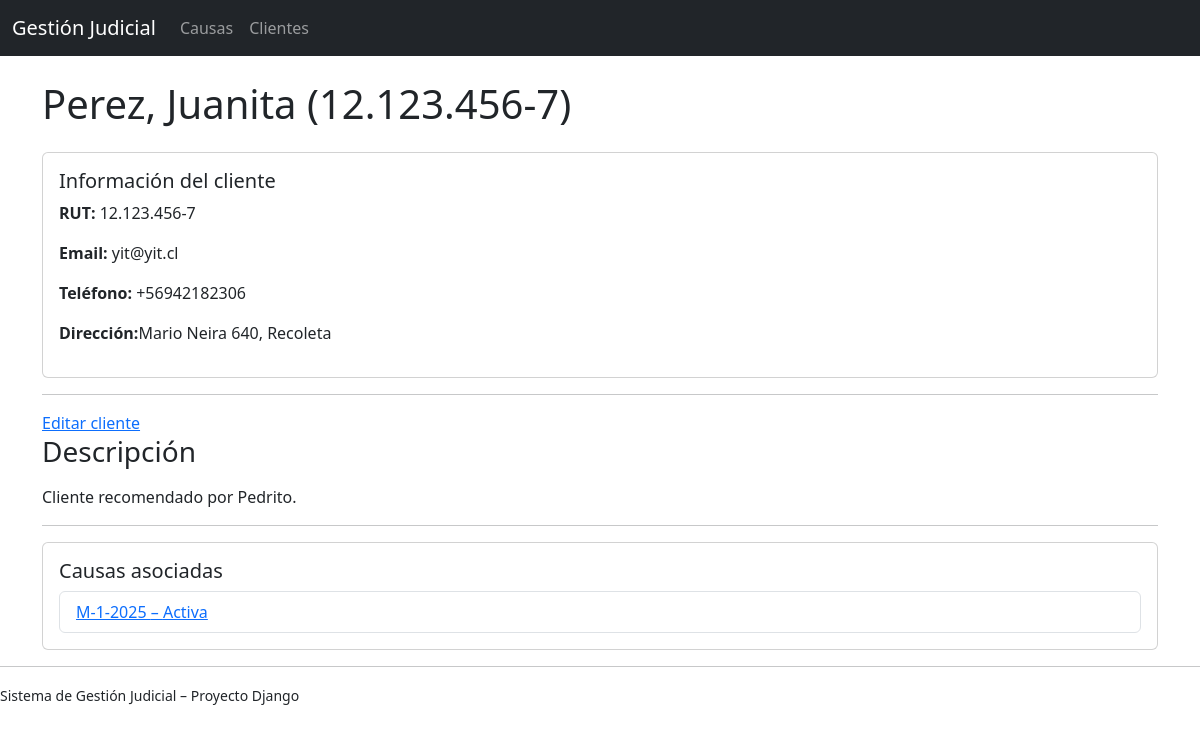
The app's page /clientes/1/, older data.
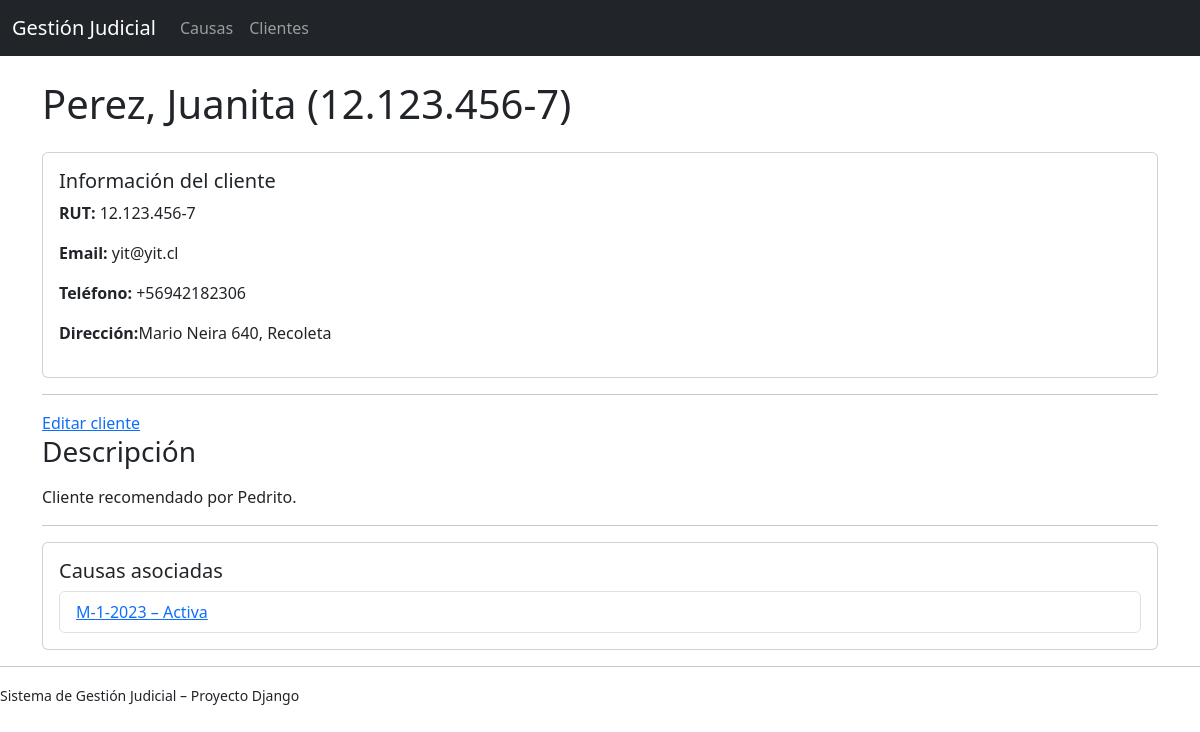
The same page, newer data.
### causas/models.py (models this page shows)
class Causa(models.Model):
    competencia = models.CharField(
        max_length=2,
        choices=Competencia.choices
    )
    corte = models.CharField(
        max_length=100,
        blank=True,
        help_text="Solo para causas que no sean de Corte Suprema"
    )
    tribunal = models.CharField(max_length=150)
    tipo_causa = models.CharField(
        max_length=5,
        help_text="Letra del rol de la causa (Ej: C, R, T, etc.)"
    )
    rol = models.PositiveIntegerField()
    anio = models.PositiveIntegerField()
    cliente = models.ForeignKey(
        Cliente,
        on_delete=models.PROTECT,
        related_name='causas'
    )
    descripcion = models.TextField(blank=True)
    estado = models.CharField(
        max_length=3,
        choices=EstadoCausa.choices,
        default=EstadoCausa.ACTIVA
    )
    fecha_creacion = models.DateTimeField(auto_now_add=True)
    fecha_actualizacion = models.DateTimeField(auto_now=True)
    class Meta:
        unique_together = ('tipo_causa', 'rol', 'anio', 'tribunal')
        ordering = ['-anio', 'tipo_causa', 'rol']
    def __str__(self):
        return f"{self.tipo_causa}-{self.rol}-{self.anio}"

### clientes/views.py (the view)
# urls.py: path('<int:pk>/', views.ClienteDetailView.as_view(), name='detalle'),
class ClienteDetailView(DetailView):
    model = Cliente
    template_name = 'clientes/cliente_detail.html'
    context_object_name = 'cliente'
    def get_context_data(self, **kwargs):
        context = super().get_context_data(**kwargs)
        context['causas'] = self.object.causas.all().order_by('-anio')
        return context

### clientes/models.py (called while the page is built)
    def __str__(self):
        return f"{self.apellidos}, {self.nombres} ({self.rut})"

### clientes/templates/clientes/cliente_detail.html (shortened to what this page needs)
{% extends 'base.html' %}
{% block content %}
<h1 class="mb-4">{{ cliente }}</h1>
<div class="card mb-3">
  <div class="card-body">
    <h5 class="card-title">Información del cliente</h5>
    <p><strong>RUT:</strong> {{ cliente.rut }}</p>
    <p><strong>Email:</strong> {{ cliente.email }}</p>
    <p><strong>Teléfono:</strong> {{ cliente.telefono }}</p>
    <p><strong>Dirección:</strong>{{ cliente.direccion }}</p>
  </div>
</div>
<hr>
<a href="{% url 'clientes:editar' object.pk %}">Editar cliente</a>
<section>
    <h3>Descripción</h3>
    <p>{{ cliente.descripcion|linebreaks }}</p>
</section>
<hr>
<div class="card">
  <div class="card-body">
    <h5 class="card-title">Causas asociadas</h5>
    {% if causas %}
        <ul class="list-group">
            {% for causa in causas %}
                <li class="list-group-item">
                    <a href="{% url 'causas:detalle' causa.pk %}">
                        {{ causa }} – {{ causa.get_estado_display }}
                    </a>
                </li>
            {% endfor %}
        </ul>
    {% else %}
        <p class="text-muted">Este cliente no tiene causas asociadas.</p>
    {% endif %}
  </div>
</div>
{% endblock %}

Row changes from the older to the newer data that the page shows:
changed Causa "Activa": tipo_causa+rol+anio "M-1-2025" → "M-1-2023"
